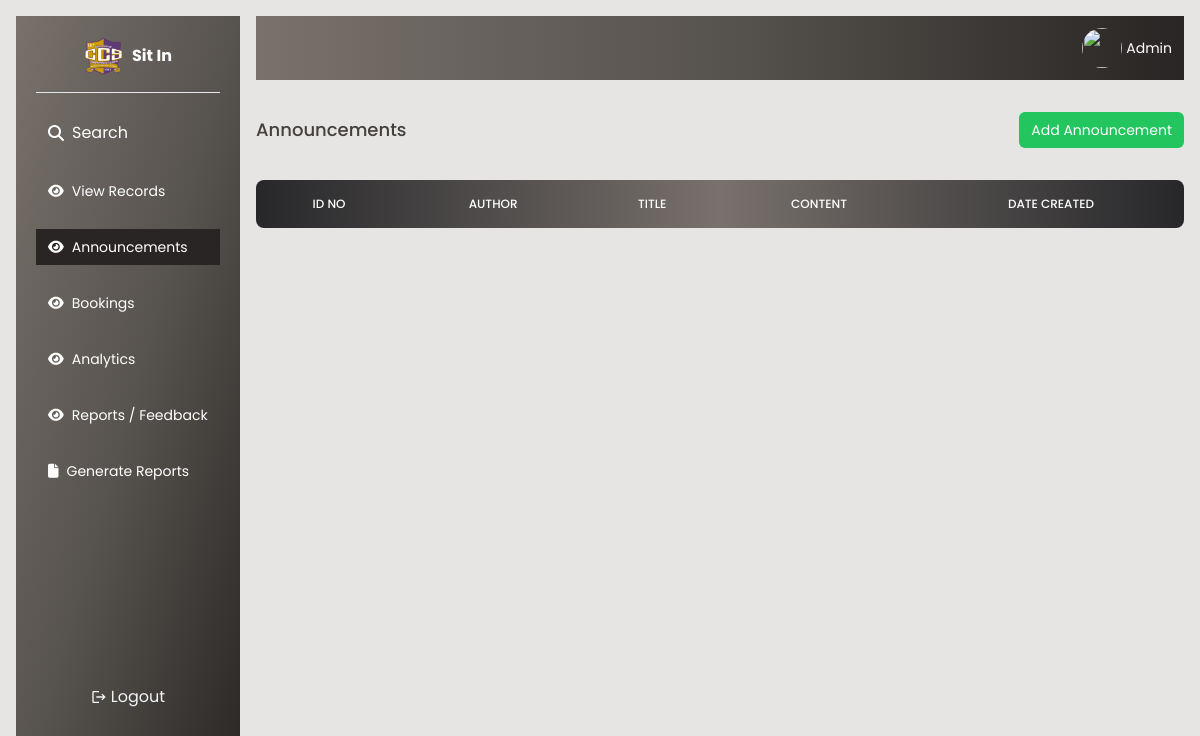
The page /admin/announcement.php (signed in) on the database as committed earlier.
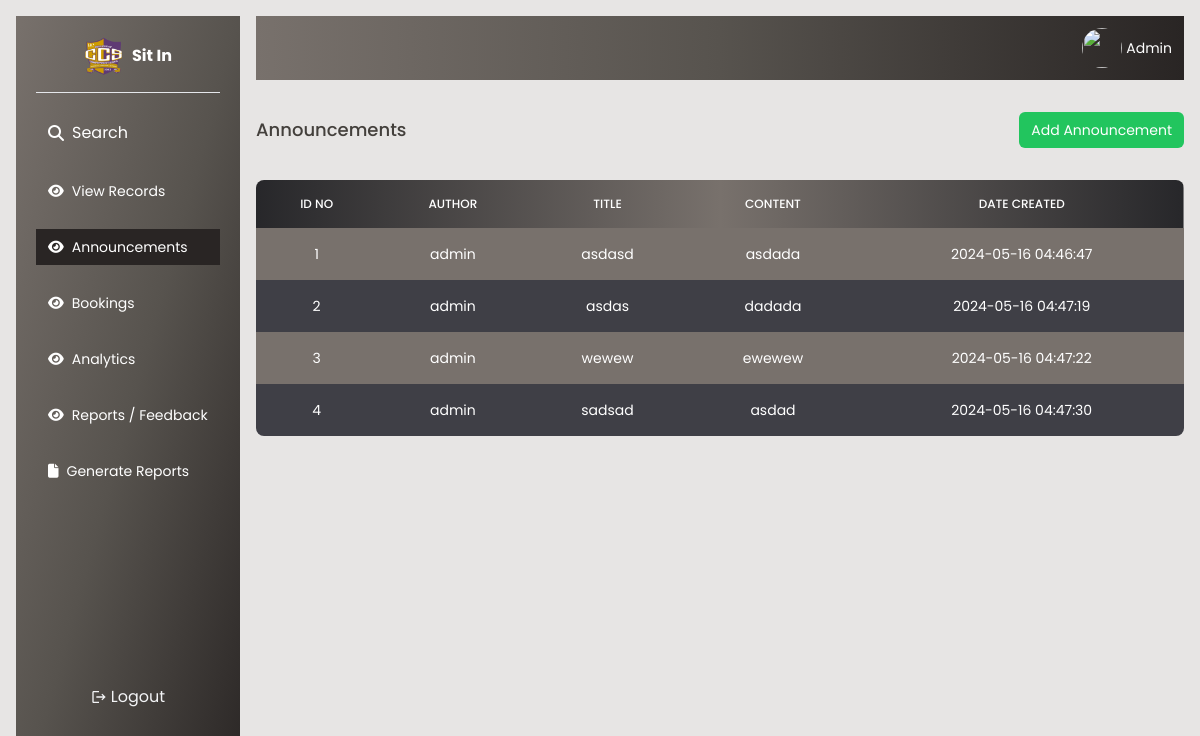
The same page on the database as committed later.
### tables this page shows
CREATE TABLE `announcement` (
  `id` int(11) NOT NULL,
  `content` varchar(254) NOT NULL,
  `title` varchar(254) NOT NULL,
  `date_created` datetime NOT NULL DEFAULT current_timestamp(),
  `name` varchar(254) NOT NULL
);

### admin/announcement.php (the view, shortened to what this page needs)
<?php
require './db.php';
$students = [];
$query = "SELECT * FROM announcement";
$result = $connection->query($query);
if ($result->num_rows > 0) {
    while($row = $result->fetch_assoc()) {
        $students[] = $row;
    }
}
?>
<!DOCTYPE html>
<html lang="en">
<head>
     <link rel="stylesheet" href="../style.css">
    <script src="https://cdn.tailwindcss.com"></script>
    <link rel="stylesheet" href="https://cdnjs.cloudflare.com/ajax/libs/font-awesome/6.5.1/css/all.min.css"
 />
    <link rel="stylesheet" href="https://cdn.jsdelivr.net/npm/flatpickr/dist/flatpickr.min.css">
</head>
<body class="bg-stone-200 ">
    <?php require './sidebar.php';?>
    <main class="flex-1 lg:ml-64  lg:mt-4 mr-4 relative min-h-screen">
       <div class="flex flex-col gap-8  rounded-xs">
        <div class="flex justify-end w-full bg-gradient-to-r from-stone-500 via-stone-600 to-stone-800 text-white p-3 rounded-xs">
            <div class="flex gap-1 items-center">
                <img src="https://innap.dexignzone.com/xhtml/images/profile/pic1.jpg" class="rounded-full w-10 h-10"/>
                <span class="text-sm">Admin</span>
            </div>
        </div>
        <div class="flex justify-between items-center">
            <h1 class="font-medium text-lg text-stone-700">Announcements</h1>
           <button id="add" class="bg-green-500 text-white p-3 py-2 rounded-md text-sm">Add Announcement</button>
        </div>
             <table class=" w-full text-sm text-left rtl:text-right text-white rounded-lg overflow-hidden">
                <thead class="text-xs bg-gradient-to-r from-zinc-800 via-stone-500 to-zinc-800 uppercase rounded-md">
                    <tr>
                        <th class="border px-4 py-4 font-medium border-none text-center font-bold">ID NO
                        </th>
                         <th class="border px-4 py-4 font-medium border-none  text-center">AUTHOR</th>
                        <th class="border px-4 py-4 font-medium border-none  text-center">Title</th>
                        <th class="border px-4 py-4 font-medium border-none  text-center">CONTENT</th>
                        <th class="border px-4 py-4 font-medium border-none  text-center">DATE CREATED</th>
                    </tr>
                </thead>
                <tbody id="tbody" class="relative">
                <?php
            foreach ($students as $student) {
                   echo '<tr class="odd:bg-stone-500 bg-zinc-700">
                                <td class="border px-4 py-4 border-none text-center text-xs md:text-sm text-white">'.$student['id'].'</td>
                                <td class="border px-4 py-4 border-none text-center text-xs md:text-sm text-white">'.$student['name'].'</td>
                                <td class="border px-4 py-4 border-none text-center text-xs md:text-sm text-white">'.$student['title'].'</td>
                                <td class="border px-4 py-4 border-none text-center text-xs md:text-sm text-white">'.$student['content'].'</td>
                                <td class="border px-4 py-4 border-none text-center text-xs md:text-sm text-white">'.$student['date_created'].'</td>
                               </tr>';
                }
            ?>
                </tbody>
            </table>
        </div>
    </main>
</body>
</html>

Rows that differ between the two databases and show on the page:
added announcement: id "1", name "admin", title "asdasd", content "asdada", date_created "2024-05-16 04:46:47"
added announcement: id "2", name "admin", title "asdas", content "dadada", date_created "2024-05-16 04:47:19"
added announcement: id "3", name "admin", title "wewew", content "ewewew", date_created "2024-05-16 04:47:22"
added announcement: id "4", name "admin", title "sadsad", content "asdad", date_created "2024-05-16 04:47:30"
